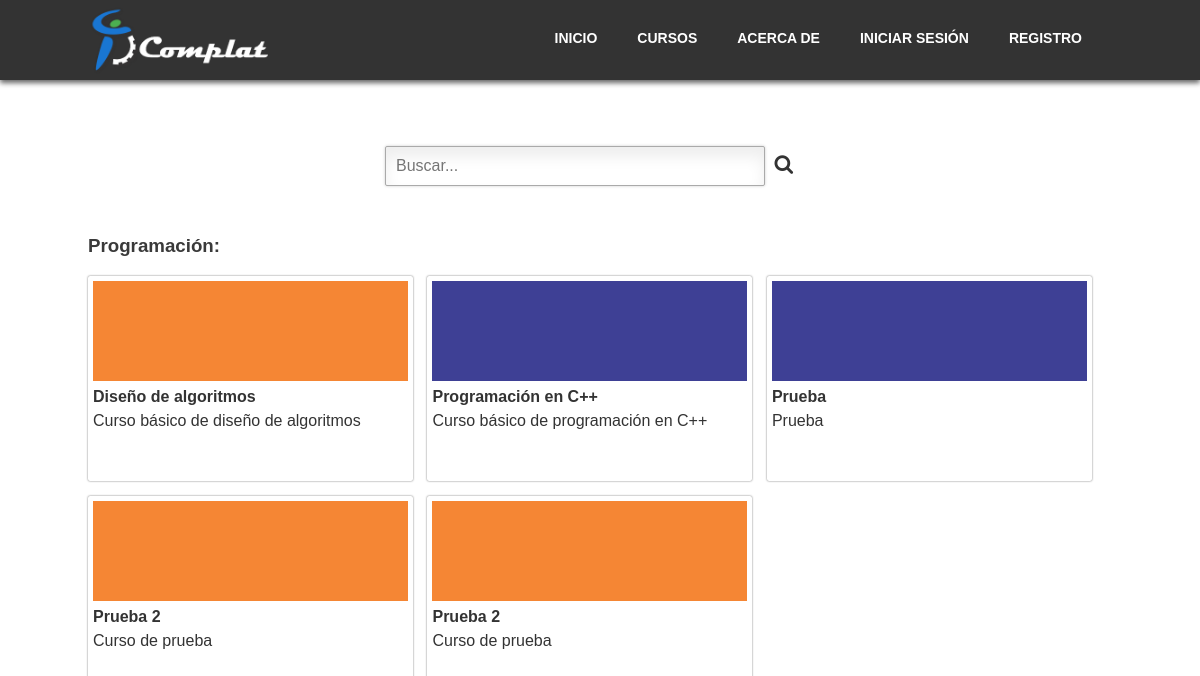
Screenshot of /html/courses/login/index_courses.php?view=home with the database file from the repository.
### tables this page shows
CREATE TABLE `course` (
  `id_course` int(11) PRIMARY KEY AUTO_INCREMENT,
  `course_name` varchar(80)  DEFAULT NULL,
  `description` varchar(250)  DEFAULT NULL,
  `description_detailed` varchar(500)  NOT NULL,
  `type` varchar(50) NOT NULL,
  `course_path` varchar(100)  NOT NULL,
  `image_path` varchar(200)  DEFAULT NULL,
  `image_main_path` varchar(100) NOT NULL,
  `video_intro_path` varchar(500) DEFAULT NULL
);

### core/models/class.Conexion.php (called while the page is built, shortened)
<?php
  Class Conexion extends mysqli{
    public function rows($query){
      return mysqli_num_rows($query);
    }
    public function recorrer($query){
      return mysqli_fetch_array($query);
    }
  }
?>

### html/courses/login/courses.php (the view, shortened to what this page needs)
<div class="cointainer-courses">
	<div class="search-courses">
		<ul>
			<li><input type="text" id="input_search" placeholder="Buscar..." class="input-search" onkeyup="search();"></li>
			<li><span class="icon-search"></span></li>
		</ul>
	</div>
	<div class="courses" id="courses">
		<?php
			$id_user = $users[$_SESSION['app_id']]['id_user'];
			$db = new Conexion();
			$sql = $db->query("SELECT * FROM course WHERE type ='PROGRAMACION';");
			if($db->rows($sql) > 0){
				echo '<h3>Programación:</h3>';
				while ($datos = $db->recorrer($sql)) {
					$id_course = $datos[0];
					$sql_2 = $db->query("SELECT * FROM rel_user_course_score WHERE id_course ='$id_course' AND id_user='$id_user';");
					if($db->rows($sql_2) == 1){
						echo 	'<a href="'.$datos[5].'" class="course-a">
								<div class="course">
									<span class="course-enrolled-icon"></span>
									<img class="course-img" src="'.$datos[6].'" alt="'.$datos[1].'"/>
									<h4 class="course-title">'.$datos[1].'</h4>
									<p class="course-description">'.$datos[2].'</p>
								</div>
							</a>';
					}else{
						echo 	'<a href="'.$datos[5].'" class="course-a">
								<div class="course">
									<img class="course-img" src="'.$datos[6].'" alt="'.$datos[1].'"/>
									<h4 class="course-title">'.$datos[1].'</h4>
									<p class="course-description">'.$datos[2].'</p>
								</div>
							</a>';
					}
				}
			}
		?>
	</div>
</div>

### views/css/estilo.css (style rules this page uses)
html { font-family:sans-serif;-ms-text-size-adjust:100%;-webkit-text-size-adjust:100% }
body { margin:0 }
a { background-color:transparent }
img { border:0 }
button,input,optgroup,select,textarea { color:inherit;font:inherit;margin:0 }
input { line-height:normal }
body { font-family:'Source Sans Pro',sans-serif;font-size:16px;color:#3a3a3a }
.cointainer-courses { width:100%;height:auto;position:relative;margin:0 auto }
.search-courses { width:450px;height:85px;position:relative;margin:0 auto;padding:5px 5px 5px 5px;box-sizing:border-box }
.cointainer-courses .search-courses ul { list-style:none;margin-left:-40px;display:inline-block }
.cointainer-courses .search-courses ul li { margin-left:5px;display:inline-block }
.cointainer-courses .search-courses ul li input { padding:10px;box-sizing:border-box;width:380px;outline:none;margin-top:5px;color:#666;border:1px solid #aaa;box-shadow:0 0 3px #ccc,0 10px 15px #eee inset;border-radius:2px; }
.icon-search:before { content:"\f002";font-family:"FontAwesome";font-size:20px;color:#333 }
.courses { width:100%;height:auto;position:relative;margin-top:30px;margin-bottom:30px }
.course { position:relative;width:315px;height:200px;margin-right:10px;display:inline-block;-webkit-box-shadow:0 0 2px 0 rgba(50,50,50,0.75);-moz-box-shadow:0 0 2px 0 rgba(50,50,50,0.75);box-shadow:0 0 2px 0 rgba(50,50,50,0.75);margin-bottom:15px;padding-top:5px;padding-left:5px;padding-right:5px;border-radius:2px;cursor:pointer; }
.course-a { text-decoration:none }
.course-img { position:relative;margin:0 auto;width:315px;height:100px }
.course-title { color:#333;margin-top:3px }
.course-description { margin-top:-15px;color:#333;text-align:justify }

### rows the page displays
course: image_path (picture), course_name "Diseño de algoritmos", description "Curso básico de diseño de algoritmos"
course: image_path (picture), course_name "Programación en C++", description "Curso básico de programación en C++"
course: image_path (picture), course_name "Prueba", description "Prueba"
course: image_path (picture), course_name "Prueba 2", description "Curso de prueba"
course: image_path (picture), course_name "Prueba 2", description "Curso de prueba"
